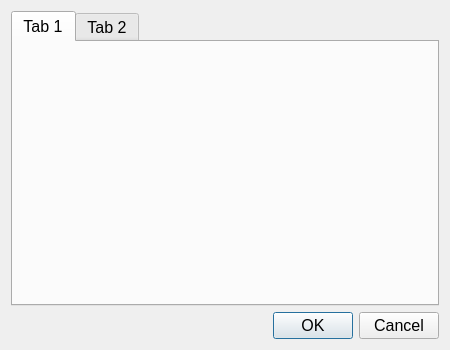
<?xml version="1.0" encoding="UTF-8"?>
<ui version="4.0">
 <class>ConfEditDialog</class>
 <widget class="QDialog" name="ConfEditDialog">
  <property name="geometry">
   <rect>
    <x>0</x>
    <y>0</y>
    <width>450</width>
    <height>350</height>
   </rect>
  </property>
  <property name="font">
   <font>
    <pointsize>12</pointsize>
   </font>
  </property>
  <property name="windowTitle">
   <string>Config editor</string>
  </property>
  <layout class="QVBoxLayout" name="verticalLayout">
   <item>
    <widget class="QTabWidget" name="tabWidget">
     <widget class="QWidget" name="tab">
      <attribute name="title">
       <string>Tab 1</string>
      </attribute>
     </widget>
     <widget class="QWidget" name="tab_2">
      <attribute name="title">
       <string>Tab 2</string>
      </attribute>
     </widget>
    </widget>
   </item>
   <item>
    <widget class="QDialogButtonBox" name="buttonBox">
     <property name="orientation">
      <enum>Qt::Horizontal</enum>
     </property>
     <property name="standardButtons">
      <set>QDialogButtonBox::Cancel|QDialogButtonBox::Ok</set>
     </property>
    </widget>
   </item>
  </layout>
 </widget>
 <resources/>
 <connections>
  <connection>
   <sender>buttonBox</sender>
   <signal>accepted()</signal>
   <receiver>ConfEditDialog</receiver>
   <slot>accept()</slot>
   <hints>
    <hint type="sourcelabel">
     <x>248</x>
     <y>254</y>
    </hint>
    <hint type="destinationlabel">
     <x>157</x>
     <y>274</y>
    </hint>
   </hints>
  </connection>
  <connection>
   <sender>buttonBox</sender>
   <signal>rejected()</signal>
   <receiver>ConfEditDialog</receiver>
   <slot>reject()</slot>
   <hints>
    <hint type="sourcelabel">
     <x>316</x>
     <y>260</y>
    </hint>
    <hint type="destinationlabel">
     <x>286</x>
     <y>274</y>
    </hint>
   </hints>
  </connection>
 </connections>
</ui>
